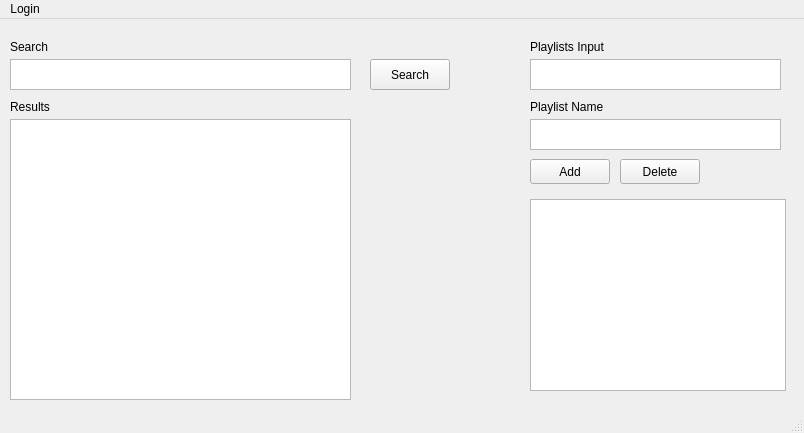
<?xml version="1.0" encoding="UTF-8"?>
<ui version="4.0">
 <class>MySpotify</class>
 <widget class="QMainWindow" name="MySpotify">
  <property name="geometry">
   <rect>
    <x>0</x>
    <y>0</y>
    <width>804</width>
    <height>433</height>
   </rect>
  </property>
  <property name="windowTitle">
   <string>MySpotify</string>
  </property>
  <widget class="QWidget" name="centralwidget">
   <widget class="QTextEdit" name="searchText">
    <property name="geometry">
     <rect>
      <x>10</x>
      <y>40</y>
      <width>341</width>
      <height>31</height>
     </rect>
    </property>
    <property name="html">
     <string>&lt;!DOCTYPE HTML PUBLIC &quot;-//W3C//DTD HTML 4.0//EN&quot; &quot;http://www.w3.org/TR/REC-html40/strict.dtd&quot;&gt;
&lt;html&gt;&lt;head&gt;&lt;meta name=&quot;qrichtext&quot; content=&quot;1&quot; /&gt;&lt;style type=&quot;text/css&quot;&gt;
p, li { white-space: pre-wrap; }
&lt;/style&gt;&lt;/head&gt;&lt;body style=&quot; font-family:'MS Shell Dlg 2'; font-size:7.8pt; font-weight:400; font-style:normal;&quot;&gt;
&lt;p style=&quot;-qt-paragraph-type:empty; margin-top:0px; margin-bottom:0px; margin-left:0px; margin-right:0px; -qt-block-indent:0; text-indent:0px;&quot;&gt;&lt;br /&gt;&lt;/p&gt;&lt;/body&gt;&lt;/html&gt;</string>
    </property>
   </widget>
   <widget class="QPushButton" name="searchButton">
    <property name="geometry">
     <rect>
      <x>370</x>
      <y>40</y>
      <width>80</width>
      <height>31</height>
     </rect>
    </property>
    <property name="text">
     <string>Search</string>
    </property>
   </widget>
   <widget class="QPlainTextEdit" name="searchResultsTextBox">
    <property name="geometry">
     <rect>
      <x>10</x>
      <y>100</y>
      <width>341</width>
      <height>281</height>
     </rect>
    </property>
   </widget>
   <widget class="QLabel" name="label">
    <property name="geometry">
     <rect>
      <x>10</x>
      <y>80</y>
      <width>55</width>
      <height>16</height>
     </rect>
    </property>
    <property name="text">
     <string>Results</string>
    </property>
   </widget>
   <widget class="QTextEdit" name="playlistInput">
    <property name="geometry">
     <rect>
      <x>530</x>
      <y>40</y>
      <width>251</width>
      <height>31</height>
     </rect>
    </property>
   </widget>
   <widget class="QPushButton" name="addPushButton">
    <property name="geometry">
     <rect>
      <x>530</x>
      <y>140</y>
      <width>80</width>
      <height>25</height>
     </rect>
    </property>
    <property name="text">
     <string>Add</string>
    </property>
   </widget>
   <widget class="QPushButton" name="deletePushButton">
    <property name="geometry">
     <rect>
      <x>620</x>
      <y>140</y>
      <width>80</width>
      <height>25</height>
     </rect>
    </property>
    <property name="text">
     <string>Delete</string>
    </property>
   </widget>
   <widget class="QLabel" name="label_2">
    <property name="geometry">
     <rect>
      <x>10</x>
      <y>20</y>
      <width>55</width>
      <height>16</height>
     </rect>
    </property>
    <property name="text">
     <string>Search</string>
    </property>
   </widget>
   <widget class="QLabel" name="label_3">
    <property name="geometry">
     <rect>
      <x>530</x>
      <y>20</y>
      <width>91</width>
      <height>16</height>
     </rect>
    </property>
    <property name="text">
     <string>Playlists Input</string>
    </property>
   </widget>
   <widget class="QTextEdit" name="playlistName">
    <property name="geometry">
     <rect>
      <x>530</x>
      <y>100</y>
      <width>251</width>
      <height>31</height>
     </rect>
    </property>
   </widget>
   <widget class="QLabel" name="label_4">
    <property name="geometry">
     <rect>
      <x>530</x>
      <y>80</y>
      <width>91</width>
      <height>16</height>
     </rect>
    </property>
    <property name="text">
     <string>Playlist Name</string>
    </property>
   </widget>
   <widget class="QTextBrowser" name="playlistOut">
    <property name="geometry">
     <rect>
      <x>530</x>
      <y>180</y>
      <width>256</width>
      <height>192</height>
     </rect>
    </property>
   </widget>
  </widget>
  <widget class="QMenuBar" name="menubar">
   <property name="geometry">
    <rect>
     <x>0</x>
     <y>0</y>
     <width>804</width>
     <height>25</height>
    </rect>
   </property>
   <widget class="QMenu" name="menuLogin">
    <property name="title">
     <string>Login</string>
    </property>
   </widget>
   <addaction name="menuLogin"/>
  </widget>
  <widget class="QStatusBar" name="statusbar"/>
 </widget>
 <resources/>
 <connections/>
</ui>
